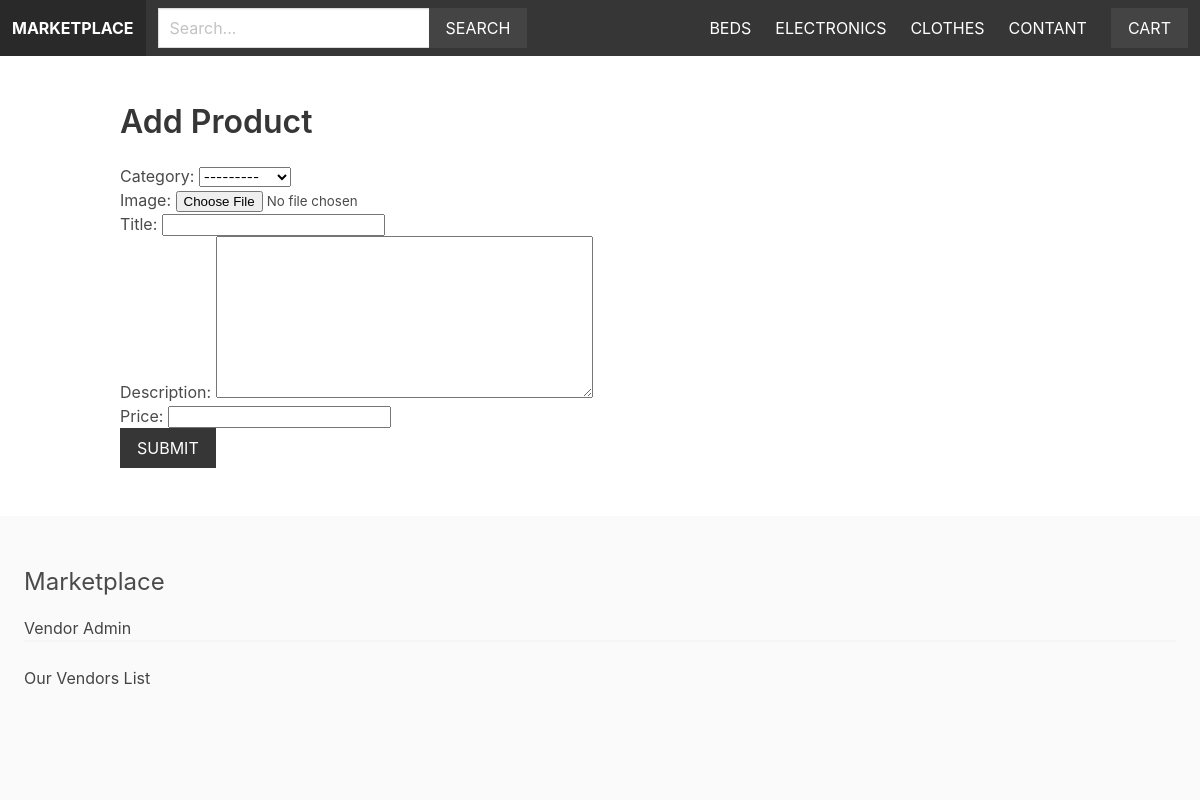
The app's page /vendor/add-product (signed in) with its own data.
### apps/product/models.py (models this page shows)
class Category(models.Model):
    title= models.CharField(max_length=255)
    slug= models. SlugField(max_length=255)
    ordering= models.IntegerField(default=0)
    class Meta:
        ordering=['ordering']
    def __str__(self):
        return self.title

### apps/vendor/views.py (the view)
# urls.py: path('add-product',views.add_product,name='add_product'),
@login_required
def add_product(request):
    if request.method=='POST':
        form=ProductForm(request.POST,request.FILES)
        if form.is_valid():
            product=form.save(commit=False)
            product.vendor=request.user.vendor
            product.slug=slugify(product.title)
            product.save()
            return redirect('vendor_admin')
    else:
        form=ProductForm()
    return render(request,'vendor/add_product.html',{'form':form})

### apps/vendor/forms.py
class ProductForm(ModelForm):
    class Meta:
        model=Product
        fields=[
            'category',
            'image',
            'title',
            'description',
            'price'
        ]

### apps/cart/cart.py (called while the page is built)
    def __len__(self):
        return sum(item['quantity'] for item in self.cart.values())

### apps/cart/context_processor.py (called while the page is built)
def cart(request):
    return {'cart':Cart(request)}

### apps/product/context_processor.py (called while the page is built)
def menu_categories(request):
    categories=Category.objects.all()
    return {'menu_categories':categories}

### apps/vendor/templates/vendor/add_product.html (shortened to what this page needs)
{%extends 'core/base.html'%}
{%block content%}
<h1 class="title">Add Product</h1>
<form action="{%url 'add_product'%}" method="post" enctype="multipart/form-data">
    {{form.as_p}}
    <div class="field">
        <div class="control">
            <button class="button is-dark is-uppercase">Submit</button>
        </div>
    </div>
</form>
{%endblock%}

### apps/core/templates/core/base.html (shortened to what this page needs)
{%load static%}
<!DOCTYPE html>
<html lang="en">
  <head>
    <link
      rel="stylesheet"
      href="https://cdn.jsdelivr.net/npm/bulma@0.9.1/css/bulma.min.css"
    />
    <link rel="stylesheet" href="{% static 'styles/main.css'%}">
  </head>
  <body>
    <nav class="navbar is-dark">
      <div class="navbar-brand">
        <a href="/" class="navbar-item"><strong>Marketplace</strong></a>
      </div>
      <div class="navbar-menu" id="main-navbar">
        <div class="navbar-start">
          <div class="navbar-item">
          <form action="{%url 'search'%}" method="get">
            <div class="field has-addons">
              <div class="control">
                <input type="text" class="input" placeholder="Search..." name="query">
              </div>
              <div class="control">
                <button class="button is-dark is-uppercase">search</button>
              </div>
            </div>
          </form>
          </div>
        </div>
        <div class="navbar-end">
            {%for category in menu_categories%}
              <a href="{%url 'category' category.slug%}" class="navbar-item">{{category.title}}</a>
            {%endfor%}
            <a href="{%url 'contact'%}" class="navbar-item">Contant</a>
            <div class="navbar-item">
              <a href="{%url 'cart'%}" class="button is-dark">Cart{%if cart%} ({{cart|length}}) {%endif%}</a>
            </div>
        </div>
      </div>
    </nav>
    <section class="section">
      <div class="container">{%block content%} {%endblock%}</div>
    </section>
      <footer class="footer">
    <h3 class="is-size-4 mb-4">Marketplace</h3>
    {% if request.user.is_authenticated%}
      <a href="{%url 'vendor_admin'%}" style="margin-bottom: 0;">Vendor Admin</a>
    {%else%}
      <a href="{%url 'become_vendor'%}" style="margin-bottom: 0;">Become vendor</a>
    {%endif%}
        <hr style="margin-top: 0;">
    <a href="{%url 'vendors'%}">Our Vendors List</a>
  </footer>
  </body>
</html>

### static/styles/main.css (style rules this page uses)
.navbar { text-transform: uppercase; }
.navbar .is-dark { background: #444; }
.footer a { margin-bottom: 15px; display: inline-block; color: #444; }
.input, .button { border-radius: 0; }

### records on screen
Category: title "BEDS"
Category: title "ELECTRONICS"
Category: title "CLOTHES"
